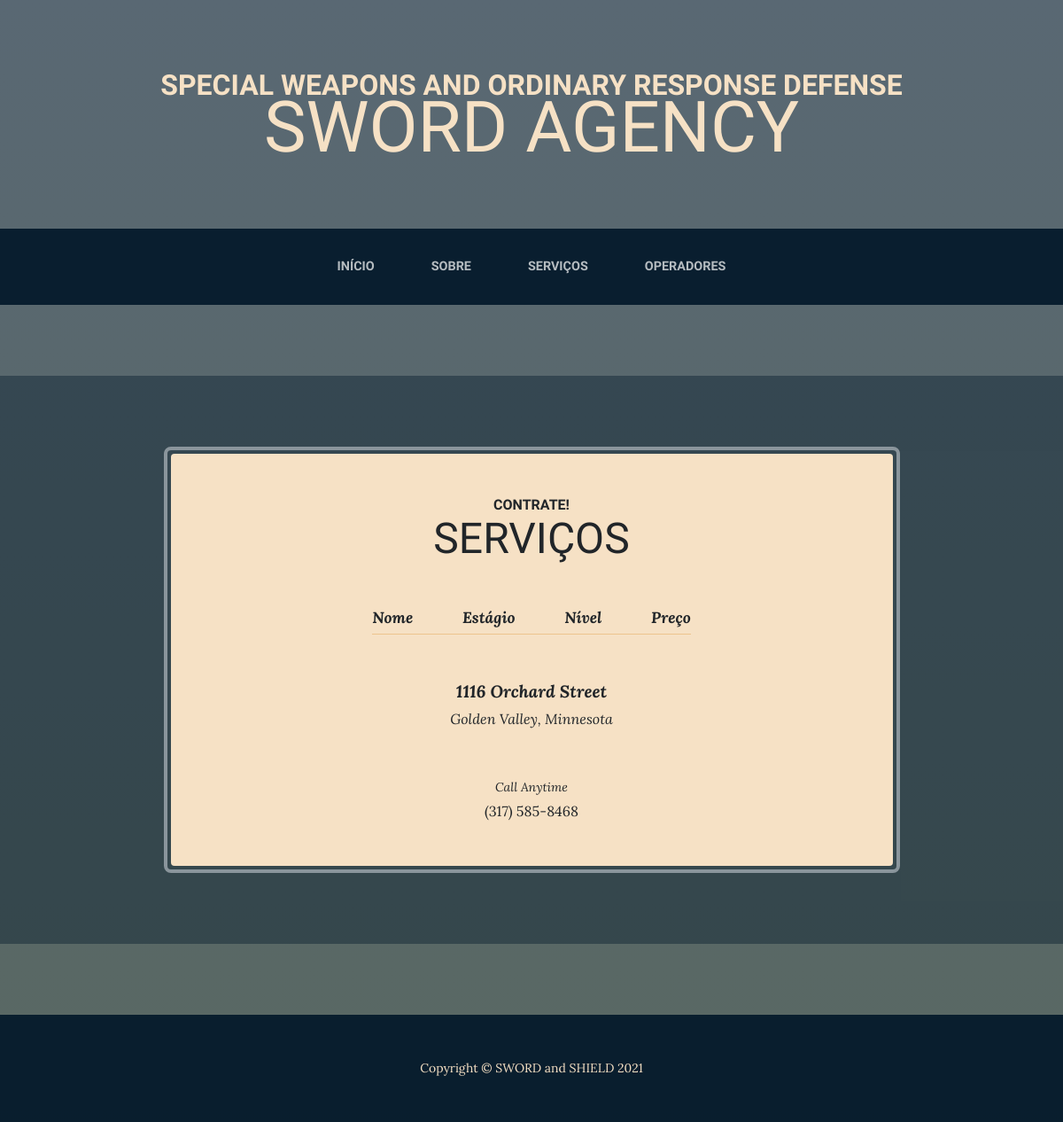
Page /services on the earlier database version.
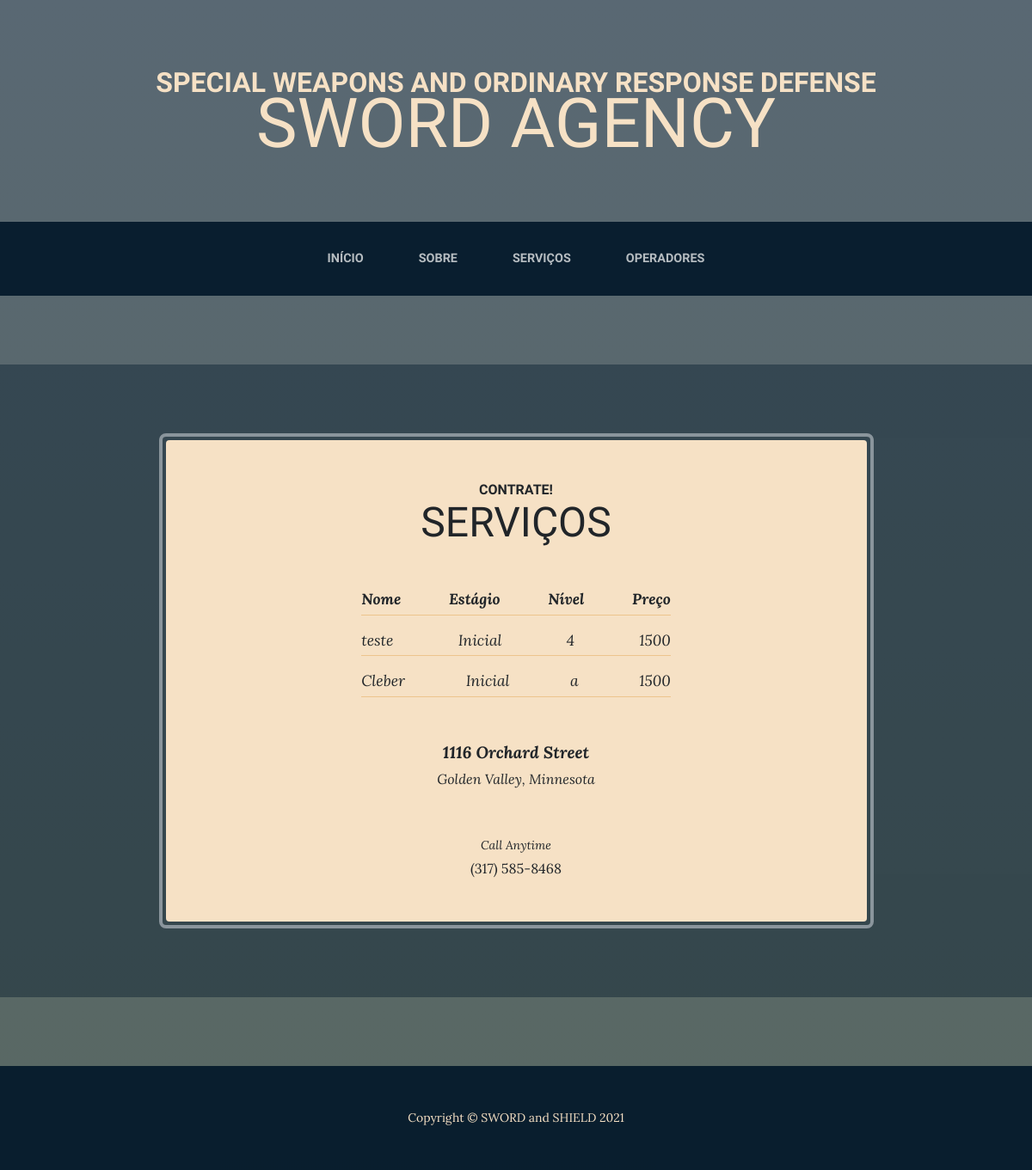
Same page on the later database version.
### paginas/models.py (models this page shows, shortened)
class Service(models.Model):
    name = models.CharField(max_length=50, help_text="Digite o nome completo do operador")
    stage = models.CharField(max_length=50, help_text='Informe o CPF do operador')
    level = models.CharField(max_length=100, help_text="Informe a área do operador")
    price = models.CharField(max_length=100, help_text="Informe o departamento do operador")
    user = models.ForeignKey(User, on_delete=models.PROTECT)

### paginas/views.py (the view)
# urls.py: path('services', Services.as_view(), name='services'),
class Services(ListView):
	model = Service
	template_name = 'pages/services.html'

### paginas/templates/pages/services.html
{% extends 'pages/base.html' %}
{% load static %}
{% block content %}
<section class="page-section cta">
    <div class="container">
        <div class="row">
            <div class="col-xl-9 mx-auto">
                <div class="cta-inner bg-faded text-center rounded">
                    <h2 class="section-heading mb-5">
                        <span class="section-heading-upper">Contrate!</span>
                        <span class="section-heading-lower">Serviços</span>
                    </h2>
                    <ul class="list-unstyled list-hours mb-5 text-left mx-auto">
                        <li class="list-unstyled-item list-hours-item d-flex">
                            <b>Nome</b>
                            <span class="ms-auto"><b>Estágio</b></span>
                            <span class="ms-auto"><b>Nível</b></span>
                            <span class="ms-auto"><b>Preço</b></span>
                        </li>
                        {% for service in object_list %}
                        <li class="list-unstyled-item list-hours-item d-flex">
                            {{service.name}}
                            <span class="ms-auto">{{service.stage}}</span>
                            <span class="ms-auto">{{service.level}}</span>
                            <span class="ms-auto">{{service.price}}</span>
                        </li>
                        {% endfor %}
                    </ul>
                    <p class="address mb-5">
                        <em>
                            <strong>1116 Orchard Street</strong>
                            <br />
                            Golden Valley, Minnesota
                        </em>
                    </p>
                    <p class="mb-0">
                        <small><em>Call Anytime</em></small>
                        <br />
                        (317) 585-8468
                    </p>
                </div>
            </div>
        </div>
    </div>
</section>
        {% endblock %}

### paginas/templates/pages/base.html (shortened to what this page needs)
{% load static %}
{% block menu %}
<!DOCTYPE html>
<html lang="en">
    <head>
        <link href="{% static 'css/styles.css' %}" rel="stylesheet" />
    </head>
    <body>
        <header>
            <h1 class="site-heading text-center text-faded d-none d-lg-block">
                <span class="site-heading-upper">Special Weapons and Ordinary Response Defense</span>
                <span class="site-heading-lower">SWORD Agency</span>
            </h1>
        </header>
        <nav class="navbar navbar-expand-lg navbar-dark py-lg-4" id="mainNav">
            <div class="container">
                <div class="collapse navbar-collapse" id="navbarSupportedContent">
                    <ul class="navbar-nav mx-auto">
                        <li class="nav-item px-lg-4"><a class="nav-link text-uppercase" href="{% url 'index' %}">Início</a></li>
                        <li class="nav-item px-lg-4"><a class="nav-link text-uppercase" href="about.html">Sobre</a></li>
                        <li class="nav-item px-lg-4"><a class="nav-link text-uppercase" href="{% url 'services' %}">Serviços</a></li>
                        <li class="nav-item px-lg-4"><a class="nav-link text-uppercase" href="{% url 'operators' %}">Operadores</a></li>
                    </ul>
                </div>
            </div>
        </nav>
        {% endblock %}
        <div>
            {% block content %}
            {% endblock %}
        </div>
        {% block footer %}
        <footer class="footer text-faded text-center py-5">
            <div class="container"><p class="m-0 small">Copyright &copy; SWORD and SHIELD 2021</p></div>
        </footer>
    </body>
</html>
{% endblock %}

Differences in the rows shown:
added Service: name "teste", stage "Inicial", level "4", price "1500"
added Service: name "Cleber", stage "Inicial", level "a", price "1500"
